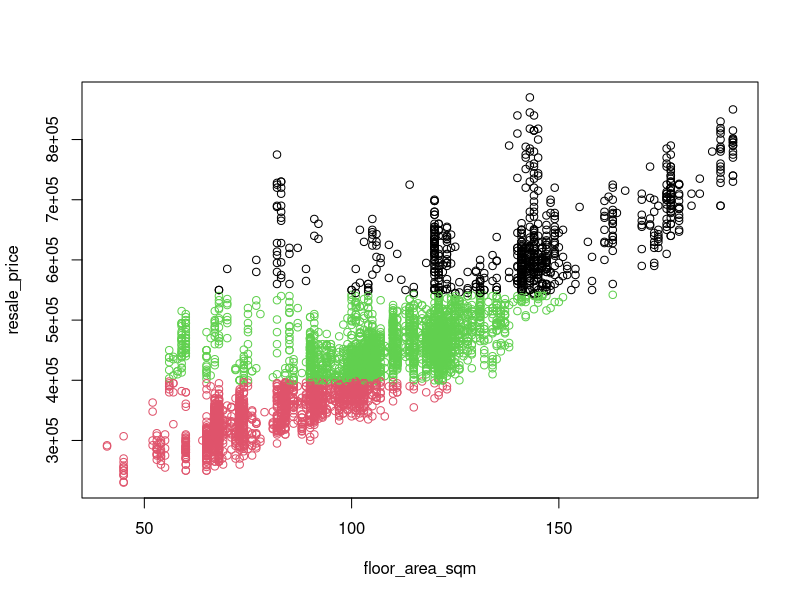

This chart was generated by the following R code:
# setwd("C:/Data")
# setwd("/mnt/c/Users/Keck/Documents/GitHub/devcontainers-rstudio/NUS Stuff/DSA1101/Data")
setwd("C:\\Users\\five8\\Documents\\GitHub\\devcontainers-rstudio\\NUS Stuff\\DSA1101\\Data")
# setwd("C:\\Users\\Keck\\Documents\\GitHub\\devcontainers-rstudio\\NUS Stuff\\DSA1101\\Data")


x1 <- c(1, 1.5, 3, 3.5, 4.5)
x2 <- c(1, 2, 4, 5, 5)
data <- data.frame(x1, x2)

dist_sq <- function(p1, p2) {
    return (sqrt((p1[1] - p2[1])**2 + (p1[2] - p2[2])**2)**2)
}

# plot(x1, x2, pch = 20, col = "blue")

# Cluster P: (A, B), Cluster Q: (C, D, E)

# P new centroid: (A+B/(2)), Q new centroid: (C+D+E/3)
# New Cluster P: (A, B), Cluster Q: (C, D, E)
# Algorithm has converged

# WSS = SS_1 + SS_2
# = d(A, centroid_P)^2 + d(B, centroid_P)^2
# + d(C, centroid_Q)^2 + d(D, centroid_Q)^2 + d(E, centroid_Q)^2 
# = 0.625 + 1.833 = 2.458

dist_sq <- function(p1, p2) {
    return (sqrt((p1[1] - p2[1])**2 + (p1[2] - p2[2])**2)**2)
}

c1 <- c(1.25,1.5)
c2 <- c(3.67,4.67)
clusterP <- data[1:2,]
SS_1 <- sum(apply(clusterP, 1, function(x) {dist_sq(x, c1)}))   
clusterQ <- data[3:5,]
SS_2 <- sum(apply(clusterQ, 1, function(x) {dist_sq(x, c2)}))   
WSS <- SS_1 + SS_2 # 2.4584 

########################################################################
data <- read.csv("hdb-2012-to-2014.csv")
attach(data)
K <- 15
wss <- numeric(K)
for (i in 1:K) {
    wss[i] <- sum(kmeans(data[, c("floor_area_sqm", "resale_price")], centers=i)$withinss)
}

# plot(1:K, wss, col="blue", type="b", xlab="k-cluster value", ylab="WSS")
# Choose k=3 as it is at the "bend" of the curve
kout <- kmeans(data[,c("floor_area_sqm","resale_price")],centers=3)
print(kout$centers)
#   floor_area_sqm resale_price
# 1      108.85993     451901.1
# 2       80.72349     345664.3
# 3      142.34795     633996.8

plot(floor_area_sqm, resale_price, col=kout$cluster)

detach(data)